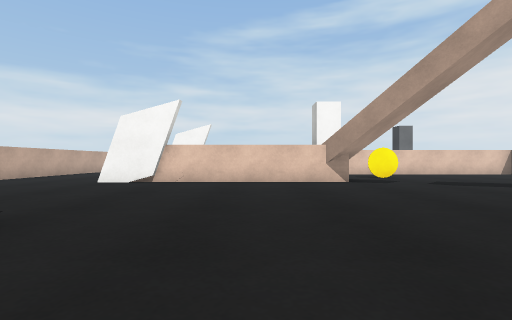
view 1 (above)

19 first-person views from a walk through a scene from a Unity 3-D project. The camera is 0.59 m above the floor, looks level and sees 85° across. The floor is counted in squares, 1 m on a side. Each view is taken from the middle of a square. On the plan, view 1 faces up. The plan holds only what a view shows up to about 9 squares ahead; the rest is blank. The player character is not drawn. Surface patterns are stand-ins for the level's own textures.

view 2
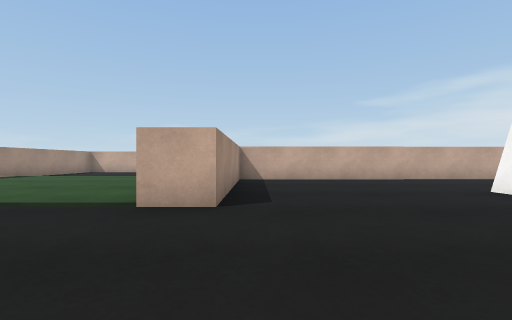

view 3
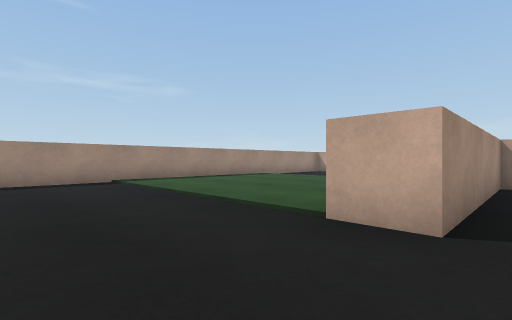

view 4
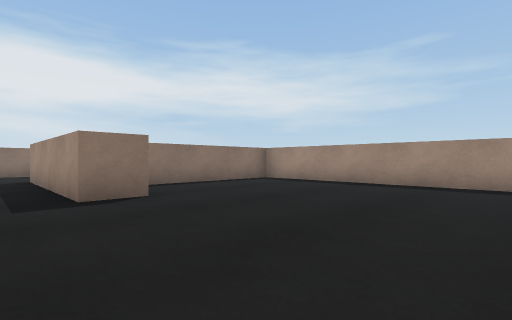

view 5
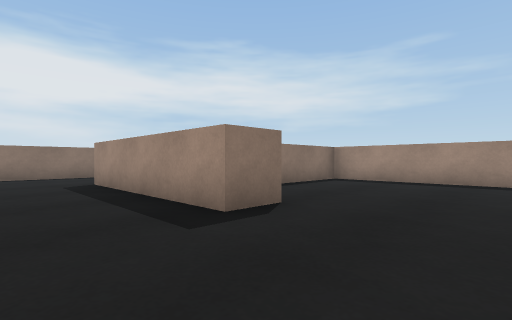

view 6
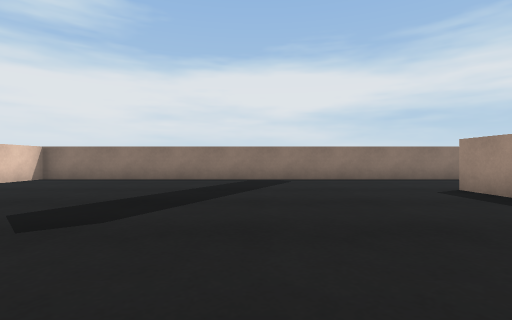

view 7
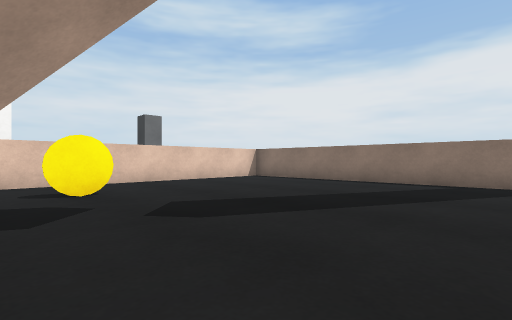

view 8
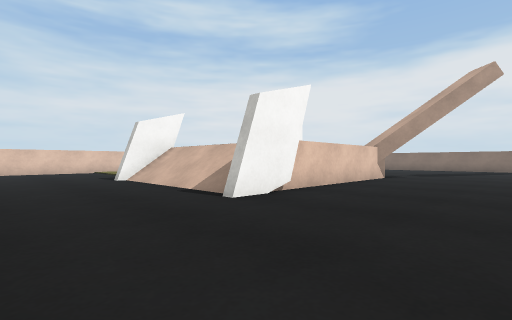

view 9
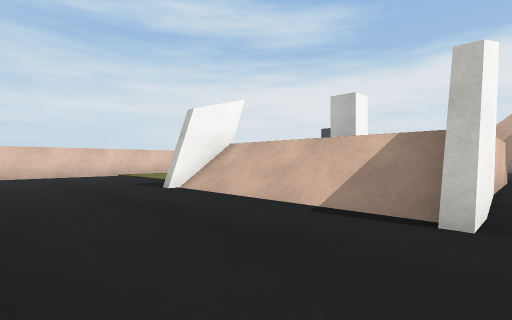

view 10
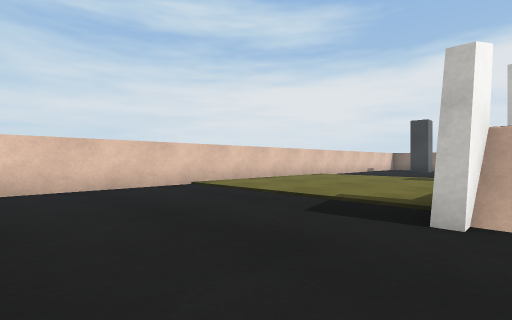

view 11
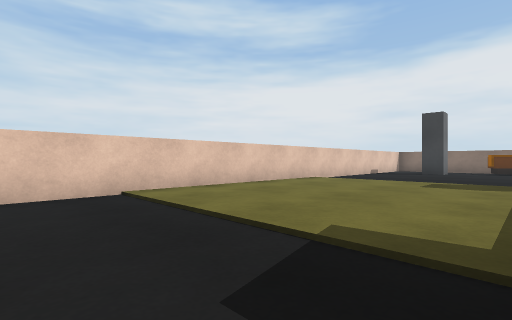

view 12
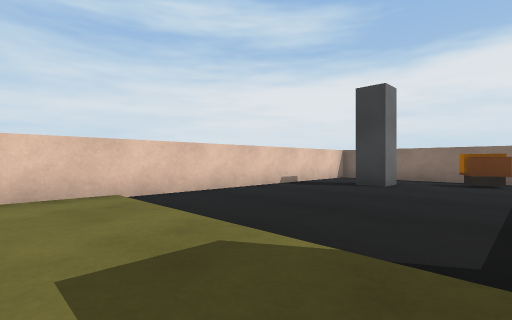

view 13
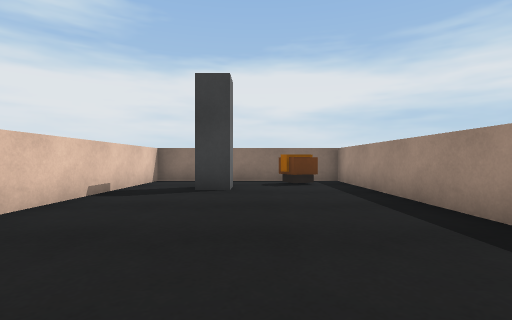

view 14
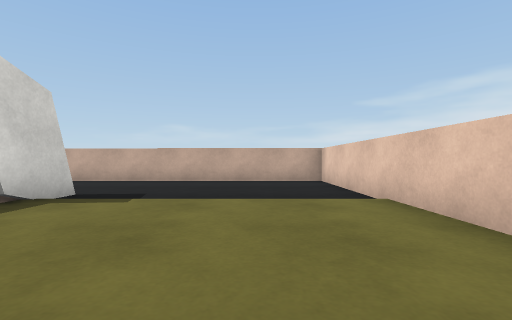

view 15
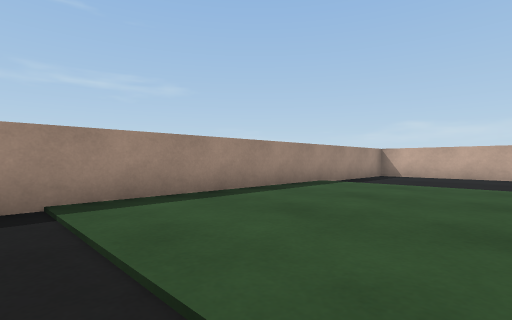

view 16
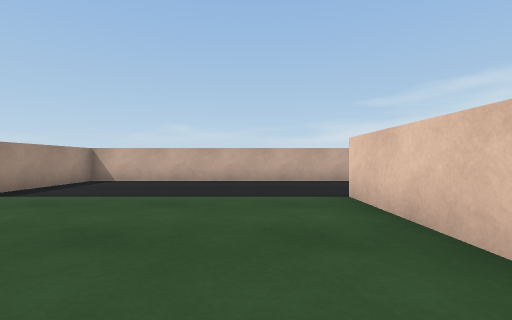

view 17
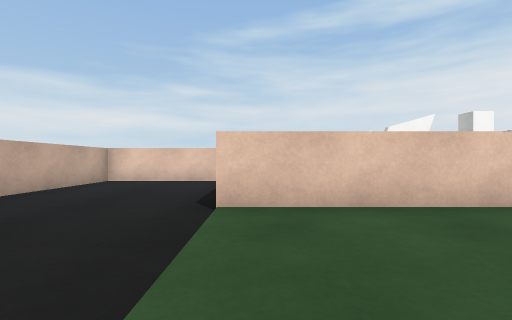

view 18
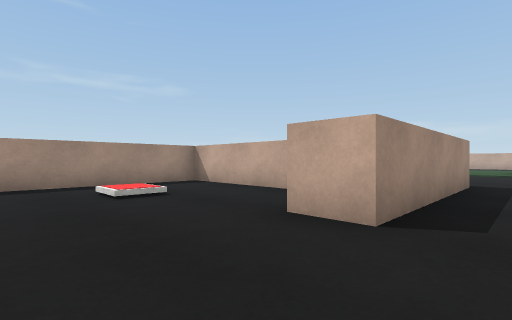

view 19
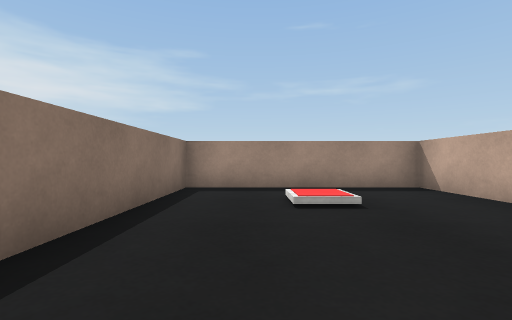

### Floor plan
Points are (right, up) in squares from view 1. A wall is a line through its corners. A room is listed if a view was taken in it or the views show most of it. See-through windows are left out.
Room 1 (views 1, 2, 3, 4, 5, 6, 7, 8, 9, 10, 11, 12, 13, 14, 15, 16, 17, 18, 19)
walls: (-1.9, 7.3) (-4.1, 7.3); (2.4, 7) (1.9, 7.5); (2.5, 0) (2.5, 1) (7.5, 1) (7.5, 0); (-4.8, 1.5) (-8.5, 1.5); (-2, 12.4) (-4.1, 12.4); (-4.2, 12.7) (-2.6, 12.7); (4.6, 12.5) (10.5, 12.5) (10.5, 18) (-7.5, 18) (-7.5, 2.5) (-2.5, 2.5) (-2.5, 1.5); (-9.1, 6.5) (-12.5, 6.5) (-12.5, -5) (4.5, -5) (4.5, -0.9); (5.5, -1.5) (5.5, -5) (10.5, -5) (10.5, 11.5) (3.4, 11.5)
objects: block (3, 12); other object (4, 9); other object (8, -3); post (8, 16); other object (9, 14) to (10, 14)

Where each view was taken, in squares from view 1:
view 1: 0 up, 0 right, facing up
view 2: 3 up, 1 right, facing left
view 3: 3 up, 0 right, facing down-left
view 4: 2 up, 2 left, facing down-right
view 5: 3 up, 0 right, facing down-right
view 6: 5 up, 2 right, facing right
view 7: 4 up, 3 right, facing up-right
view 8: 4 up, 7 left, facing up-right
view 9: 7 up, 7 left, facing up-right
view 10: 12 up, 7 left, facing up-right
view 11: 13 up, 5 left, facing up-right
view 12: 13 up, 1 right, facing up-right
view 13: 15 up, 2 right, facing right
view 14: 16 up, 1 right, facing left
view 15: 1 down, 2 left, facing down-left
view 16: 0 up, 4 left, facing left
view 17: 2 down, 8 left, facing up
view 18: 2 up, 10 right, facing down-left
view 19: 1 up, 9 right, facing down
